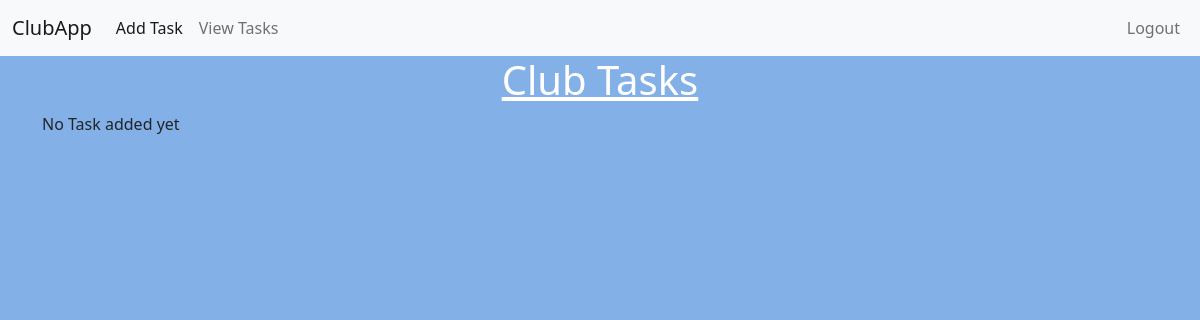
Before: /view_tasks/ (signed in) with the older database file.
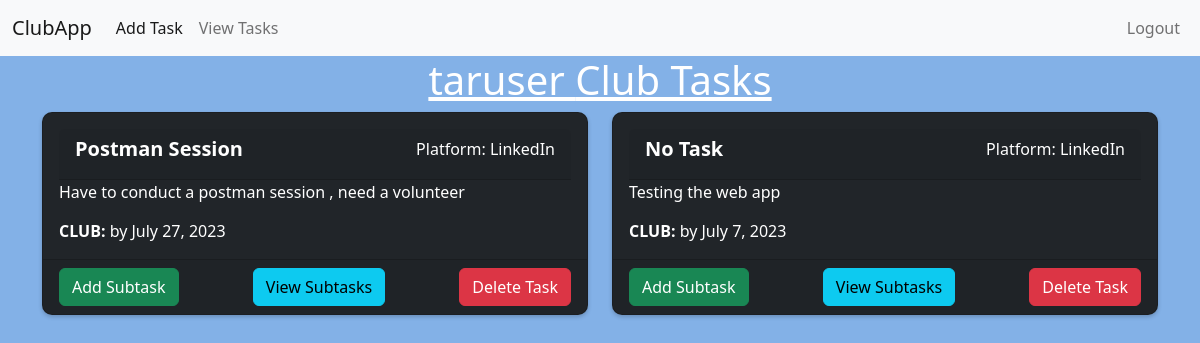
After: the same page with the newer database file.
### first/models.py (models this page shows, shortened)
class Task(models.Model):
    author = models.ForeignKey(User, on_delete=models.CASCADE)
    title = models.CharField(max_length=200)
    club = models.CharField(max_length=200)
    description = models.TextField()
    created_at = models.DateTimeField(auto_now_add=True)
    deadline = models.DateField(validators=[MinValueValidator(datetime.date.today)], null=True)
    MEDIA_CHOICES = (
        ("Instagram", "Instagram"),
        ("Whatsapp", "Whatsapp"),
        ("LinkedIn", "LinkedIn"),
    )
    socialmedia = models.CharField(max_length=9, choices=MEDIA_CHOICES, default="LinkedIn")

### first/views.py (the view)
# urls.py: path('view_tasks/',views.view_tasks,name='view_tasks'),
@login_required(login_url='/login')
def view_tasks(request):
    tasks = Task.objects.filter(author=request.user)
    if request.method == "POST":
        task_id = request.POST.get("task-id")
        task = Task.objects.filter(id=task_id, author=request.user).first()
        if task:
            task.delete()
    return render(request, 'first/view_tasks.html', {"tasks": tasks})

### first/templates/first/view_tasks.html (shortened to what this page needs)
{% extends 'first/base.html' %}
{% load static %}
{% block content %}
<link rel="stylesheet" href="{% static 'first/style.css' %}">
<div class="container">
  <div class="row">
    <div class="col">
      <center>
        <h1 class="text-white"><u>{{ tasks.0.author }} Club Tasks</u></h1>
      </center>
  </div>
</div>
  <div class="row">
    {% for task in tasks %}
    {% if user == task.author %}
    <div class="col-lg-6">
      <div class="card text-white bg-dark mb-3">
        <div class="card-body">
          <div class="card-header d-flex justify-content-between">
            <h5 class="card-title">{{ task.title }}</h5>
            <p class="mb-0">Platform: {{ task.socialmedia }}</p>
          </div>
          <p class="card-text">{{ task.description }}</p>
          <p class="card-text"><strong>CLUB: </strong>{{ task.club }} by {{ task.deadline }}</p>
        </div>
        <div class="card-footer d-flex justify-content-between">
          <a href="{% url 'add_subtask' task.id %}" class="btn btn-success">Add Subtask</a>
          <a href="{% url 'subtask' task.id %}" class="btn btn-info">View Subtasks</a>
          <form method="post">
            <button type="submit" class="btn btn-danger" name="task-id" value="{{ task.id }}">Delete Task</button>
          </form>
        </div>
      </div>
    </div>
    {% endif %}
    {% empty %}
    <div class="col">
      <p>No Task added yet</p>
    </div>
    {% endfor %}
  </div>
</div>
{% endblock content %}

Changed rows visible on the page:
added Task: author.username "taruser", title "Postman Session", socialmedia "LinkedIn", description "Have to conduct a postman session , need a volunteer", deadline "July 27, 2023", {{ task.id }} 6 (drawn)
added Task: title "No Task", socialmedia "LinkedIn", description "Testing the web app", deadline "July 7, 2023", {{ task.id }} 7 (drawn)
Other visible differences:
text no longer shown: "No Task added yet"
